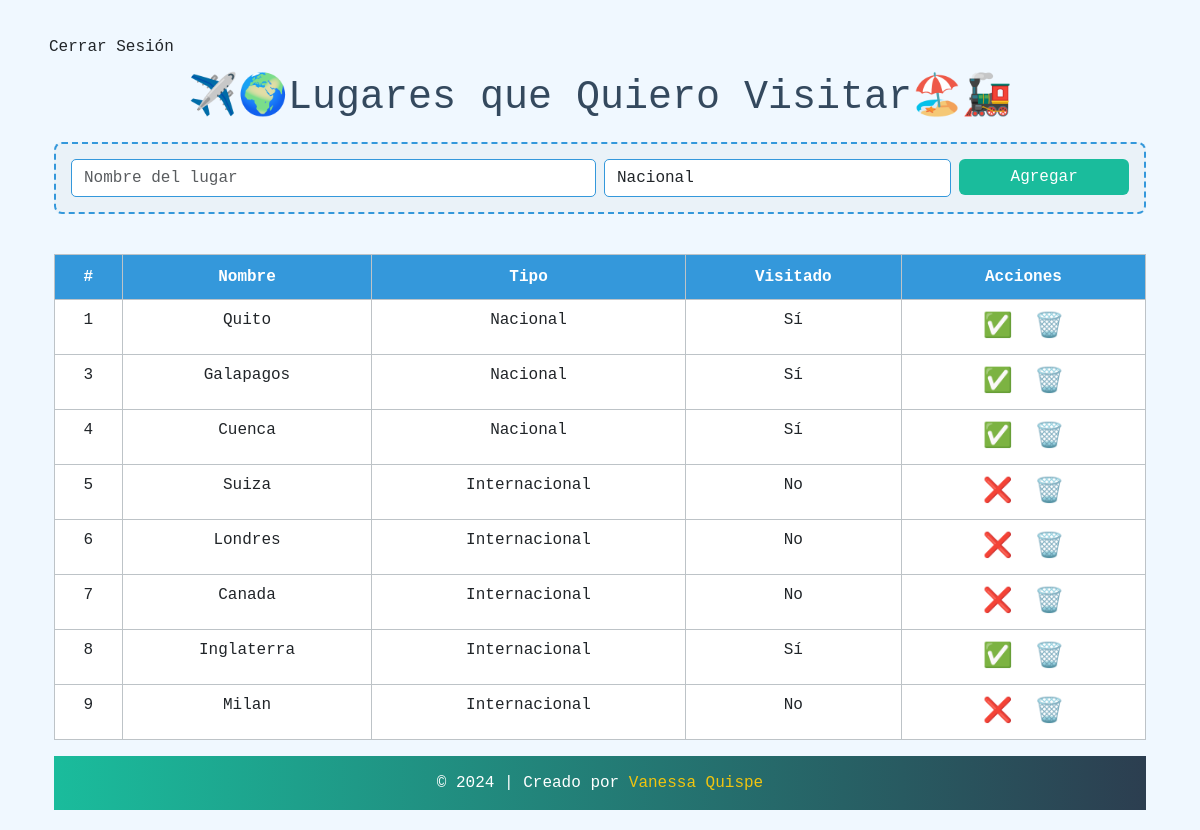
Screenshot of / (signed in) with the database file from the repository.
### main.py (models this page shows)
class Lugar(db.Model):
    id = db.Column(db.Integer, primary_key=True)
    nombre = db.Column(db.String(100), nullable=False)
    tipo = db.Column(db.String(20), nullable=False)  # Nacional o Internacional
    visitado = db.Column(db.String(3), nullable=False, default="No")  # Sí o No

### main.py (the view)
@app.route('/')
@login_required
def index():
    lugares = Lugar.query.all()
    return render_template('index.html', lugares=lugares)

### main.py (called while the page is built)
@login_manager.user_loader
def load_user(user_id):
    return User.query.get(int(user_id))

### templates/index.html (shortened to what this page needs)
{% extends "base.html" %}
{% block content %}
<div class="container">
    <h1 class="text-center">✈️🌍Lugares que Quiero Visitar🏖️🚂</h1>
    <div class="form-section">
        <form action="/agregar" method="post" class="row g-2">
            <div class="col-md-6">
                <input type="text" name="nombre" class="form-control" placeholder="Nombre del lugar" required>
            </div>
            <div class="col-md-4">
                <select name="tipo" class="form-control" required>
                    <option value="Nacional">Nacional</option>
                </select>
            </div>
            <div class="col-md-2">
                <button type="submit" class="btn btn-primary w-100">Agregar</button>
            </div>
        </form>
    </div>
    <div class="table-responsive">
        <table class="table table-bordered">
            <thead>
                <tr>
                    <th>#</th>
                    <th>Nombre</th>
                    <th>Tipo</th>
                    <th>Visitado</th>
                    <th>Acciones</th>
                </tr>
            </thead>
            <tbody>
                {% for lugar in lugares %}
                <tr>
                    <td>{{ lugar.id }}</td>
                    <td>{{ lugar.nombre }}</td>
                    <td>{{ lugar.tipo }}</td>
                    <td>{{ lugar.visitado }}</td>
                    <td>
                        <form action="/confirmar/{{ lugar.id }}" method="post" style="display:inline;">
                            <button type="submit" class="btn-icon">
                                {% if lugar.visitado == "Sí" %}
                                    ✅
                                {% else %}
                                    ❌
                                {% endif %}
                            </button>
                        </form>
                        <form action="/eliminar/{{ lugar.id }}" method="post" style="display:inline;">
                            <button type="submit" class="btn-icon">🗑️</button>
                        </form>
                    </td>
                </tr>
        {% endfor %}
    </tbody>
</table>
{% endblock %}

### templates/base.html (shortened to what this page needs)
<!DOCTYPE html>
<html lang="es">
<head>
    <link href="https://cdn.jsdelivr.net/npm/bootstrap@5.3.0/dist/css/bootstrap.min.css" rel="stylesheet">
</head>
<body>
    <nav class="navbar navbar-expand-lg navbar-light">
            <div class="d-flex">
                {% if current_user.is_authenticated %}
                <a href="{{ url_for('logout') }}" class="btn logout-btn ms-3">Cerrar Sesión</a>
                {% endif %}
            </div>
    </nav>
    <div class="container">
        {% block content %}{% endblock %}
    </div>
    <footer class="mt-auto" style="background: linear-gradient(to right, #1abc9c, #2c3e50); color: white; text-align: center; padding: 15px;">
        <p style="margin: 0; font-size: 1rem;">
            &copy; 2024 | Creado por
            <a href="{{ url_for('cv') }}" target="_blank" style="color: #f1c40f; text-decoration: none;">
                Vanessa Quispe
            </a>
        </p>
    </footer>
</body>
</html>

### templates/base.html (style rules this page uses)
body { font-family: 'Courier New', monospace; background-color: #f0f8ff; color: #2c3e50; padding: 20px; margin: 0; }
h1 { text-align: center; font-size: 2.5rem; margin-bottom: 20px; color: #34495e; }
.form-section { background-color: #eaf2f8; padding: 15px; border-radius: 8px; margin-bottom: 20px; border: 2px dashed #3498db; }
.form-control { border: 1px solid #3498db; border-radius: 5px; }
.btn-primary { background-color: #1abc9c; border: none; color: #fff; }
.table { width: 100%; margin-top: 20px; background-color: #ecf0f1; border-collapse: collapse; border: 1px solid #bdc3c7; }
.table th { background-color: #3498db; color: #fff; text-align: center; padding: 10px; }
.table td { text-align: center; padding: 8px; }
.table tbody tr:nth-child(odd) { background-color: #f4f6f7; }
.table tbody tr:nth-child(even) { background-color: #dfe6e9; }
.btn-icon { background: transparent; border: none; font-size: 1.5rem; cursor: pointer; }

### rows the page displays
Lugar: id "1", nombre "Quito", tipo "Nacional", visitado "Sí"
Lugar: id "3", nombre "Galapagos", tipo "Nacional", visitado "Sí"
Lugar: id "4", nombre "Cuenca", tipo "Nacional", visitado "Sí"
Lugar: id "5", nombre "Suiza", tipo "Internacional", visitado "No"
Lugar: id "6", nombre "Londres", tipo "Internacional", visitado "No"
Lugar: id "7", nombre "Canada", tipo "Internacional", visitado "No"
Lugar: id "8", nombre "Inglaterra", tipo "Internacional", visitado "Sí"
Lugar: id "9", nombre "Milan", tipo "Internacional", visitado "No"
